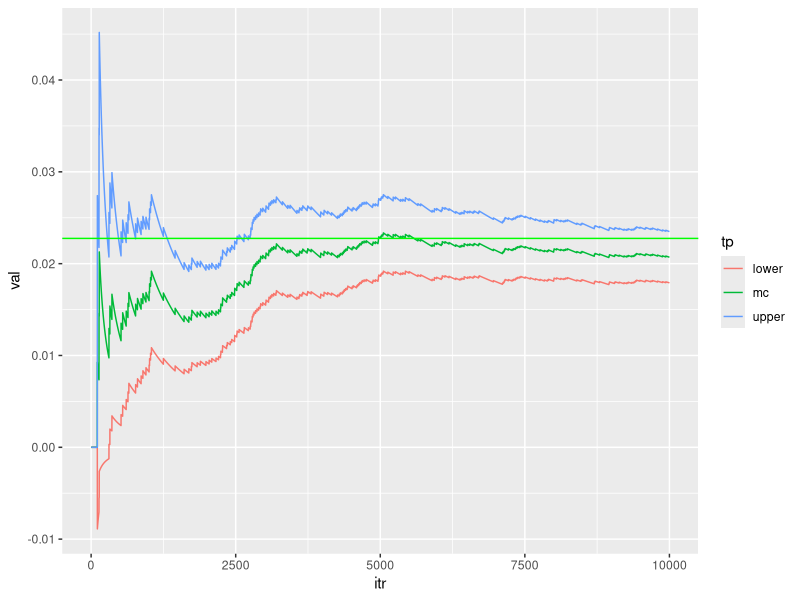

Reproduce this figure in R.
## ---- chunk 1
Nsim=10^4

indicator=function(x){
y=ifelse((x>2),1,0)
return(y)}

newdata<-rnorm(Nsim, 0,1 )

mc=c(); v=c(); upper=c(); lower=c()

for (j in 1:Nsim)
{
mc[j]=mean(indicator(newdata[1:j]))
v[j]=(j^{-1})*var(indicator(newdata[1:j]))
upper[j]=mc[j]+1.96*sqrt(v[j])
lower[j]=mc[j]-1.96*sqrt(v[j])
}

library(ggplot2)
values=c(mc,upper,lower)
type=c(rep("mc",Nsim),rep("upper",Nsim),rep("lower",Nsim))
iter=rep(seq(1:Nsim),3)
data=data.frame(val=values, tp=type, itr=iter)
Rcode<-ggplot(data,aes(itr,val,col=tp))+geom_line(size=0.5)
Rcode+geom_hline(yintercept=1-pnorm(2),color="green",size=0.5)
